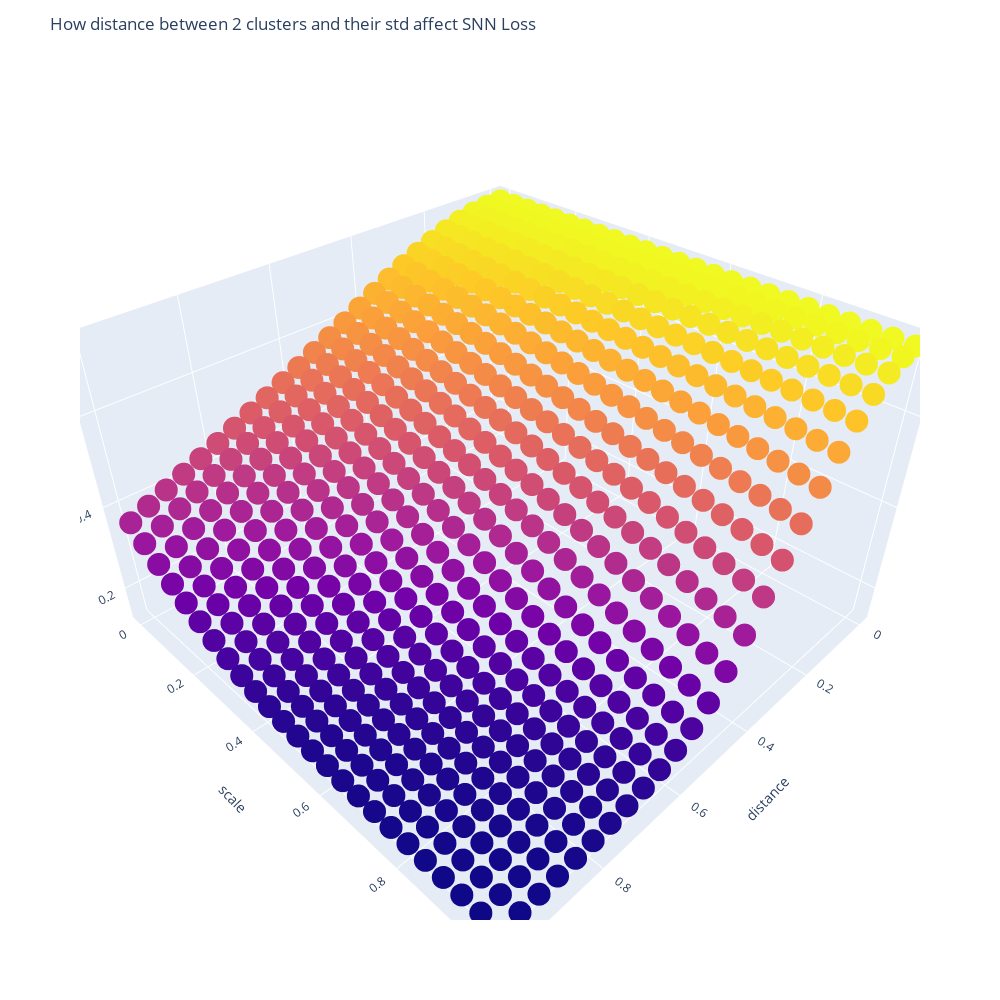

Source (notebook cell):
### Code cell
p = Plotter(dims=2, num=25, loss=SoftNearestNeighborLoss)
t = []
for distance in np.linspace(0,1,25):
    for scale in np.linspace(0,1,25):
        t.append((distance, scale, p.get_loss(distance, scale)))
t = pd.DataFrame(t, columns=['distance', "scale", "loss"])

fig = px.scatter_3d(data_frame=t, x="distance", y="scale", z="loss", color="loss", width=1000, height=1000)
fig.update_coloraxes(showscale=False)
fig.update_layout(title="How distance between 2 clusters and their std affect SNN Loss")
# fig.write_html("scale_dist_loss_2d.html")
fig.show()

### Figure 1 — Plotly figure (JSON) as saved in the notebook; plotly's stock layout.template omitted (floating-point values rounded to 4 significant figures; data arrays with more than 128 entries replaced by an {"elided": "..."} marker saying what was removed)
{"data": [{"hovertemplate": "distance=%{x}<br>scale=%{y}<br>loss=%{marker.color}<extra></extra>", "legendgroup": "", "marker": {"color": {"elided": "625 float values"}, "coloraxis": "coloraxis", "symbol": "circle"}, "mode": "markers", "name": "", "scene": "scene", "showlegend": false, "type": "scatter3d", "x": {"elided": "625 float values"}, "y": {"elided": "625 float values"}, "z": {"elided": "625 float values"}}], "layout": {"coloraxis": {"colorbar": {"title": {"text": "loss"}}, "colorscale": [[0, "#0d0887"], [0.1111, "#46039f"], [0.2222, "#7201a8"], [0.3333, "#9c179e"], [0.4444, "#bd3786"], [0.5556, "#d8576b"], [0.6667, "#ed7953"], [0.7778, "#fb9f3a"], [0.8889, "#fdca26"], [1, "#f0f921"]], "showscale": false}, "height": 1000, "legend": {"tracegroupgap": 0}, "margin": {"t": 60}, "scene": {"domain": {"x": [0, 1], "y": [0, 1]}, "xaxis": {"title": {"text": "distance"}}, "yaxis": {"title": {"text": "scale"}}, "zaxis": {"title": {"text": "loss"}}}, "title": {"text": "How distance between 2 clusters and their std affect SNN Loss"}, "width": 1000}}
